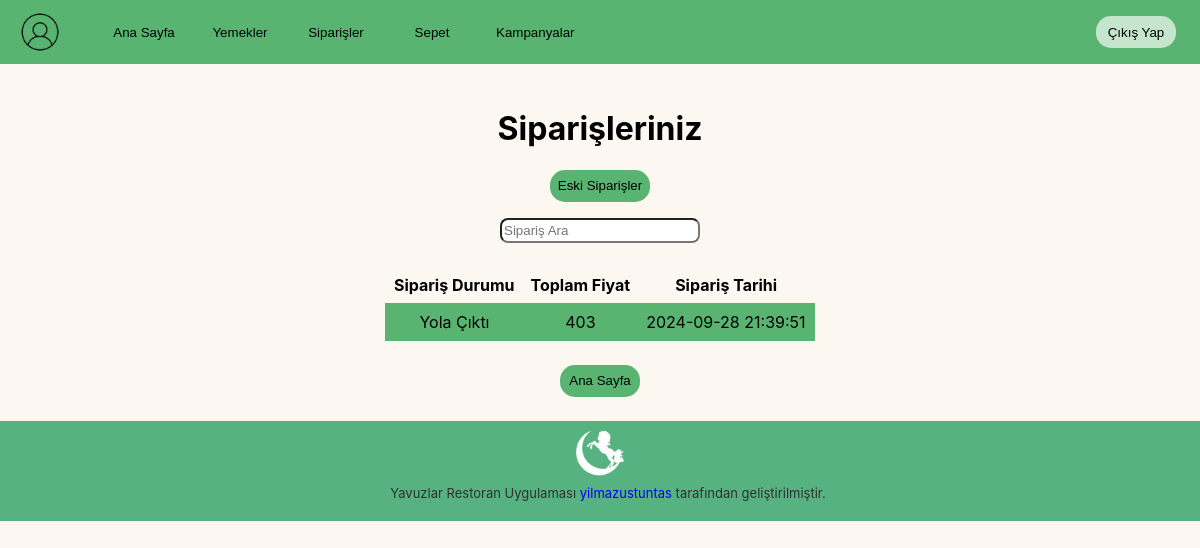
The app's page /app/orders.php (signed in) with its own data.
### tables this page shows
CREATE TABLE `order` (
  `id` int NOT NULL,
  `user_id` int NOT NULL,
  `order_status` int NOT NULL DEFAULT '0',
  `total_price` int NOT NULL,
  `created_at` datetime NOT NULL
);

### app/scripts/functions.php (called while the page is built)
<?php
function htmlclean($text)
{
    $text = preg_replace("'<script[^>]*>.*?</script>'si", '', $text);
    $text = preg_replace('/<a\s+.*?href="([^"]+)"[^>]*>([^<]+)<\/a>/is', '\2 (\1)', $text);
    $text = preg_replace('//', '', $text);
    $text = preg_replace('/{.+?}/', '', $text);
    $text = preg_replace('/&nbsp;/', ' ', $text);
    $text = preg_replace('/&amp;/', ' ', $text);
    $text = preg_replace('/&quot;/', ' ', $text);
    $text = strip_tags($text);
    $text = htmlspecialchars($text);
    return $text;
}

### app/controllers/customer-controller.php (called while the page is built, shortened)
<?php
require_once(__DIR__ . '/../scripts/functions.php');
function GetOrders($user_id)
{
    global $pdo;
    $user_id = htmlclean($user_id);
    $query = "SELECT * FROM `order` WHERE user_id =:user_id";
    $statement = $pdo->prepare($query);
    $statement->execute(["user_id" => $user_id]);
    return $statement->fetchAll(PDO::FETCH_ASSOC);
}

### app/orders.php (the view, shortened to what this page needs)
<?php
include "./controllers/auth-controller.php";
include "./controllers/customer-controller.php";
$orders = GetOrders($_SESSION['user_id']);
require_once "header.php";
?>
<!DOCTYPE html>
<html lang="en">
<head>
    <link rel="stylesheet" href="./public/css/style.css">
</head>
<body>
    <div class="centerDiv">
        <h1>Siparişleriniz</h1>
        <a href="old-orders.php" class="container_obj b<?php echo $_SESSION['role']; ?>"><button style="border-radius: 15px; background-color: #59b471;">Eski Siparişler</button></a>
        <?php
        if (empty($orders)) {
            echo "<p>Mevcutta herhangi bir sipariş bulunamadı.</p>";
        } else { ?>
            <div class="searchbox">
                <input style="border-radius: 8px; width: 200px; height: 25px;" type="search" id="searchbox" placeholder="Sipariş Ara" />
            </div>
            <table class="dataTable">
                <thead>
                    <tr>
                        <th>Sipariş Durumu</th>
                        <th>Toplam Fiyat</th>
                        <th>Sipariş Tarihi</th>
                    </tr>
                </thead>
                <tbody>
                    <?php foreach ($orders as $order): if ($order['order_status'] == 0 || $order['order_status'] == 1) { ?>
                            <tr class="dataElement t<?php echo $_SESSION['role']; ?>">
                                <td>
                                    <p><?php switch ($order["order_status"]) {
                                            case 1:
                                                echo "Yola Çıktı";
                                                break;
                                        }
                                        ?></p>
                                </td>
                                <td>
                                    <p><?php echo $order["total_price"]; ?></p>
                                </td>
                                <td>
                                    <p><?php echo $order["created_at"]; ?></p>
                                </td>
                            </tr>
                    <?php }
                    endforeach  ?>
                </tbody>
            </table>
        <?php } ?>
    </div>
    <div class="centerDiv">
        <a href="index.php"><button style="border-radius: 15px; background-color: #59b471;">Ana Sayfa</button></a>
    </div>
    <?php require_once "footer.php"; ?>
</body>
</html>

### app/public/css/style.css (style rules this page uses)
:root { font-family: "Inter", sans-serif; font-optical-sizing: auto; font-weight: 400; font-style: normal; --admin: #dd5f5d; --admin_dark: #d75452; --company: #7a29c5; --company_dark: #7a29c5; --user: #59b471; --user_dark: #56b381; }
body { height: 100vh; min-height: 100vh; margin: 0; background-color: #fcf7f1; }
button { height: 2rem; min-width: 5rem; background-color: var(--admin); cursor: pointer; border: none; padding: 0.5rem; }
.t2 { background-color: var(--user); border: 1px solid var(--user); }
.b2 button, .normal, .t2 button { background-color: white; }
.container_obj { margin-bottom: 1rem; }
.searchbox { display: flex; justify-content: center; margin-bottom: 1.5rem; }
.centerDiv { display: flex; flex-direction: column; justify-content: center; align-items: center; margin-bottom: 1.5rem; text-decoration: none; }
.dataTable { text-align: center; border-collapse: collapse; }
.dataTable th, .dataTable td { margin: 0 0.5rem 0 0.5rem; padding: 0.5rem; }

### records on screen
order: order_status "Yola Çıktı", total_price "403", created_at "2024-09-28 21:39:51"
